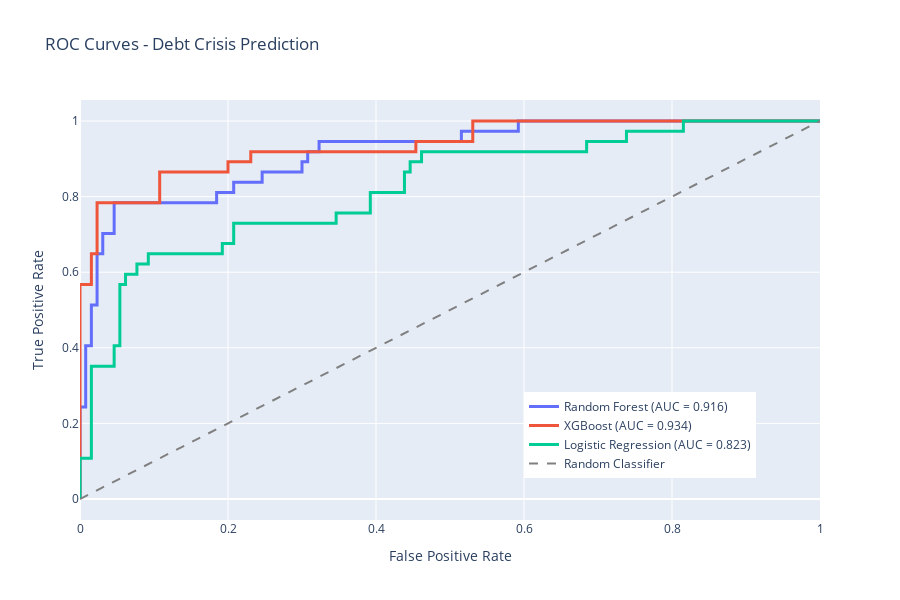

Notebook code for this chart:
### Markdown cell above
## 4. ROC Curves

### Code cell
# Plot ROC curves for all models
fig = go.Figure()

# Random Forest
fpr_rf, tpr_rf, _ = roc_curve(y_test, rf_test_proba)
auc_rf = roc_auc_score(y_test, rf_test_proba)
fig.add_trace(go.Scatter(x=fpr_rf, y=tpr_rf, mode='lines', 
                         name=f'Random Forest (AUC = {auc_rf:.3f})',
                         line=dict(width=3)))

# XGBoost
fpr_xgb, tpr_xgb, _ = roc_curve(y_test, xgb_test_proba)
auc_xgb = roc_auc_score(y_test, xgb_test_proba)
fig.add_trace(go.Scatter(x=fpr_xgb, y=tpr_xgb, mode='lines',
                         name=f'XGBoost (AUC = {auc_xgb:.3f})',
                         line=dict(width=3)))

# Logistic Regression
fpr_lr, tpr_lr, _ = roc_curve(y_test, lr_test_proba)
auc_lr = roc_auc_score(y_test, lr_test_proba)
fig.add_trace(go.Scatter(x=fpr_lr, y=tpr_lr, mode='lines',
                         name=f'Logistic Regression (AUC = {auc_lr:.3f})',
                         line=dict(width=3)))

# Diagonal line (random classifier)
fig.add_trace(go.Scatter(x=[0, 1], y=[0, 1], mode='lines',
                         name='Random Classifier',
                         line=dict(dash='dash', color='gray')))

fig.update_layout(
    title='ROC Curves - Debt Crisis Prediction',
    xaxis_title='False Positive Rate',
    yaxis_title='True Positive Rate',
    height=600,
    legend=dict(x=0.6, y=0.1)
)
fig.show()

# Save for pitch deck
# fig.write_image('../slides/figs/roc_curves.png', width=1200, height=800)
# print("✅ ROC curve saved to slides/figs/roc_curves.png")

### Figure 1 — Plotly figure (JSON) as saved in the notebook; plotly's stock layout.template omitted (floating-point values rounded to 4 significant figures)
{"data": [{"line": {"width": 3}, "mode": "lines", "name": "Random Forest (AUC = 0.916)", "type": "scatter", "x": [0.0, 0.0, 0.0, 0.007692, 0.007692, 0.01538, 0.01538, 0.02308, 0.02308, 0.03077, 0.03077, 0.04615, 0.04615, 0.1846, 0.1846, 0.2077, 0.2077, 0.2462, 0.2462, 0.3, 0.3, 0.3077, 0.3077, 0.3231, 0.3231, 0.3846, 0.4, 0.4231, 0.5154, 0.5154, 0.5385, 0.5538, 0.5923, 0.5923, 0.6231, 0.6385, 0.7077, 0.7231, 0.7308, 0.7462, 0.7923, 0.8308, 0.8538, 1.0], "y": [0.0, 0.02703, 0.2432, 0.2432, 0.4054, 0.4054, 0.5135, 0.5135, 0.6486, 0.6486, 0.7027, 0.7027, 0.7838, 0.7838, 0.8108, 0.8108, 0.8378, 0.8378, 0.8649, 0.8649, 0.8919, 0.8919, 0.9189, 0.9189, 0.9459, 0.9459, 0.9459, 0.9459, 0.9459, 0.973, 0.973, 0.973, 0.973, 1.0, 1.0, 1.0, 1.0, 1.0, 1.0, 1.0, 1.0, 1.0, 1.0, 1.0]}, {"line": {"width": 3}, "mode": "lines", "name": "XGBoost (AUC = 0.934)", "type": "scatter", "x": [0.0, 0.0, 0.0, 0.01538, 0.01538, 0.02308, 0.02308, 0.1077, 0.1077, 0.2, 0.2, 0.2308, 0.2308, 0.3769, 0.4, 0.4385, 0.4538, 0.4538, 0.5308, 0.5308, 0.6538, 0.6692, 0.7385, 0.7615, 0.7769, 0.7923, 0.8462, 0.8615, 0.9, 0.9923, 1.0], "y": [0.0, 0.02703, 0.5676, 0.5676, 0.6486, 0.6486, 0.7838, 0.7838, 0.8649, 0.8649, 0.8919, 0.8919, 0.9189, 0.9189, 0.9189, 0.9189, 0.9189, 0.9459, 0.9459, 1.0, 1.0, 1.0, 1.0, 1.0, 1.0, 1.0, 1.0, 1.0, 1.0, 1.0, 1.0]}, {"line": {"width": 3}, "mode": "lines", "name": "Logistic Regression (AUC = 0.823)", "type": "scatter", "x": [0.0, 0.0, 0.0, 0.01538, 0.01538, 0.04615, 0.04615, 0.05385, 0.05385, 0.06154, 0.06154, 0.07692, 0.07692, 0.09231, 0.09231, 0.1923, 0.1923, 0.2077, 0.2077, 0.3462, 0.3462, 0.3923, 0.3923, 0.4385, 0.4385, 0.4462, 0.4462, 0.4615, 0.4615, 0.6846, 0.6846, 0.7385, 0.7385, 0.8154, 0.8154, 1.0], "y": [0.0, 0.02703, 0.1081, 0.1081, 0.3514, 0.3514, 0.4054, 0.4054, 0.5676, 0.5676, 0.5946, 0.5946, 0.6216, 0.6216, 0.6486, 0.6486, 0.6757, 0.6757, 0.7297, 0.7297, 0.7568, 0.7568, 0.8108, 0.8108, 0.8649, 0.8649, 0.8919, 0.8919, 0.9189, 0.9189, 0.9459, 0.9459, 0.973, 0.973, 1.0, 1.0]}, {"line": {"color": "gray", "dash": "dash"}, "mode": "lines", "name": "Random Classifier", "type": "scatter", "x": [0, 1], "y": [0, 1]}], "layout": {"height": 600, "legend": {"x": 0.6, "y": 0.1}, "title": {"text": "ROC Curves - Debt Crisis Prediction"}, "xaxis": {"title": {"text": "False Positive Rate"}}, "yaxis": {"title": {"text": "True Positive Rate"}}}}
